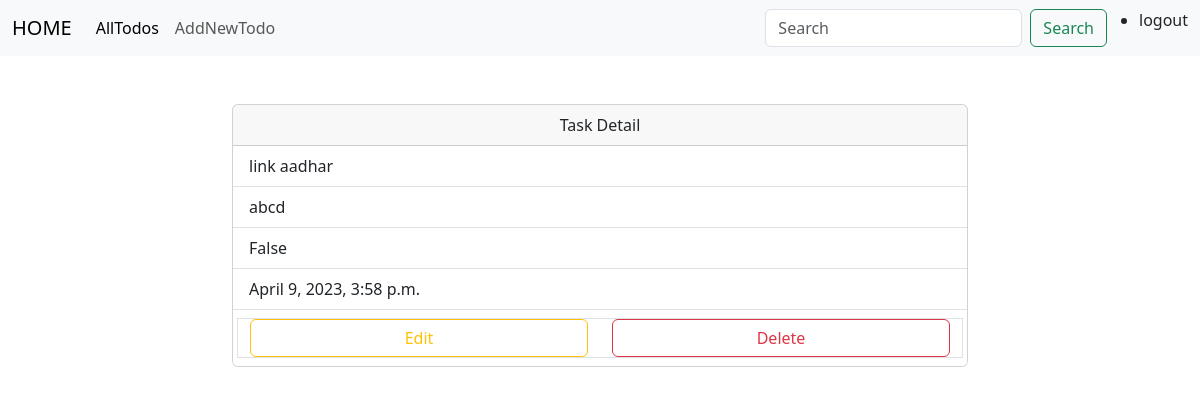
The app's page /todos/3/ (signed in) with its own data.
### todo/models.py (models this page shows, shortened)
class Task(models.Model):
    task_name=models.CharField(max_length=200)
    user=models.ForeignKey(User,on_delete=models.CASCADE)
    status=models.BooleanField(default=False)
    created_date=models.DateTimeField(auto_now_add=True)

### todo/views.py (the view)
# urls.py: path('todos/<int:pk>/',views.TaskDetailView.as_view(),name="todo-detail"),
@method_decorator(sign_required,name="dispatch")
class TaskDetailView(DetailView):
    model=Task
    template_name="todo-detail.html"
    context_object_name="task"

### todo/views.py (called while the page is built)
def sign_required(fn):
    def wrapper(request,*args,**kwargs):
        if not request.user.is_authenticated:
            messages.error(request,"you must logged in to perform this action !!!")
            return redirect("signin")
        return fn(request,*args,**kwargs)
    return wrapper

### todo/templates/todo-detail.html (shortened to what this page needs)
{%extends 'base.html'%}
{%block body_block%}
<div class="row mt-5">
    <div class="col-2"></div>
    <div class="col-8">
        <div class="card" style="width: 100%;">
            <div class="card-header text-center">
              Task Detail
            </div>
            <ul class="list-group list-group-flush">
              <li class="list-group-item">{{task.task_name}}</li>
              <li class="list-group-item">{{task.user}}</li>
              <li class="list-group-item">{{task.status}}</li>
              <li class="list-group-item">{{task.created_date}}</li>
              <li class="list-group-item">
                <div class="row border">
                    <div class="col-6">
                        <a href="{%url 'todo-edit' task.id %}" class="btn btn-outline-warning form-control">Edit</a>
                    </div>
                    <div class="col-6">
                        <a href="{%url 'todo-delete' task.id%}" class="btn btn-outline-danger form-control">Delete</a>
                    </div>
                </div>
              </li>
            </ul>
          </div>
    </div>
    <div class="col-2"></div>
</div>
{%endblock%}

### records on screen
Task: task_name "link aadhar", user "abcd", status "False", created_date "April 9, 2023, 3:58 p.m."
